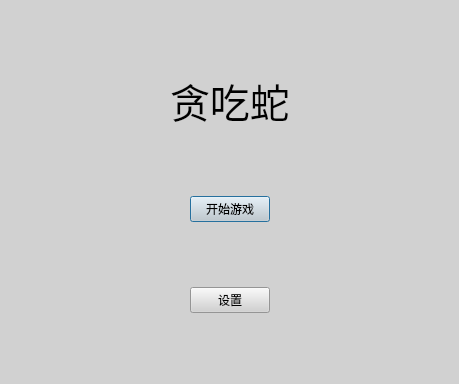
<?xml version="1.0" encoding="UTF-8"?>
<ui version="4.0">
 <class>StartPage</class>
 <widget class="QDialog" name="StartPage">
  <property name="geometry">
   <rect>
    <x>0</x>
    <y>0</y>
    <width>459</width>
    <height>384</height>
   </rect>
  </property>
  <property name="windowTitle">
   <string>Dialog</string>
  </property>
  <property name="styleSheet">
   <string notr="true">background-color: rgb(209, 209, 209);</string>
  </property>
  <layout class="QVBoxLayout" name="verticalLayout_2">
   <item>
    <layout class="QVBoxLayout" name="verticalLayout">
     <item>
      <spacer name="verticalSpacer_2">
       <property name="orientation">
        <enum>Qt::Vertical</enum>
       </property>
       <property name="sizeHint" stdset="0">
        <size>
         <width>20</width>
         <height>48</height>
        </size>
       </property>
      </spacer>
     </item>
     <item>
      <layout class="QHBoxLayout" name="horizontalLayout">
       <item>
        <spacer name="horizontalSpacer">
         <property name="orientation">
          <enum>Qt::Horizontal</enum>
         </property>
         <property name="sizeHint" stdset="0">
          <size>
           <width>118</width>
           <height>20</height>
          </size>
         </property>
        </spacer>
       </item>
       <item>
        <widget class="QLabel" name="label">
         <property name="font">
          <font>
           <pointsize>30</pointsize>
          </font>
         </property>
         <property name="styleSheet">
          <string notr="true">background-color: transparent;</string>
         </property>
         <property name="text">
          <string>贪吃蛇</string>
         </property>
        </widget>
       </item>
       <item>
        <spacer name="horizontalSpacer_2">
         <property name="orientation">
          <enum>Qt::Horizontal</enum>
         </property>
         <property name="sizeHint" stdset="0">
          <size>
           <width>148</width>
           <height>20</height>
          </size>
         </property>
        </spacer>
       </item>
      </layout>
     </item>
     <item>
      <spacer name="verticalSpacer">
       <property name="orientation">
        <enum>Qt::Vertical</enum>
       </property>
       <property name="sizeHint" stdset="0">
        <size>
         <width>20</width>
         <height>60</height>
        </size>
       </property>
      </spacer>
     </item>
     <item>
      <layout class="QHBoxLayout" name="horizontalLayout_2">
       <item>
        <spacer name="horizontalSpacer_3">
         <property name="orientation">
          <enum>Qt::Horizontal</enum>
         </property>
         <property name="sizeHint" stdset="0">
          <size>
           <width>148</width>
           <height>20</height>
          </size>
         </property>
        </spacer>
       </item>
       <item>
        <widget class="QPushButton" name="pushButton">
         <property name="text">
          <string>开始游戏</string>
         </property>
        </widget>
       </item>
       <item>
        <spacer name="horizontalSpacer_4">
         <property name="orientation">
          <enum>Qt::Horizontal</enum>
         </property>
         <property name="sizeHint" stdset="0">
          <size>
           <width>158</width>
           <height>20</height>
          </size>
         </property>
        </spacer>
       </item>
      </layout>
     </item>
     <item>
      <spacer name="verticalSpacer_3">
       <property name="orientation">
        <enum>Qt::Vertical</enum>
       </property>
       <property name="sizeHint" stdset="0">
        <size>
         <width>20</width>
         <height>48</height>
        </size>
       </property>
      </spacer>
     </item>
     <item>
      <layout class="QHBoxLayout" name="horizontalLayout_3">
       <item>
        <spacer name="horizontalSpacer_5">
         <property name="orientation">
          <enum>Qt::Horizontal</enum>
         </property>
         <property name="sizeHint" stdset="0">
          <size>
           <width>158</width>
           <height>20</height>
          </size>
         </property>
        </spacer>
       </item>
       <item>
        <widget class="QPushButton" name="pushButton_2">
         <property name="text">
          <string>设置</string>
         </property>
        </widget>
       </item>
       <item>
        <spacer name="horizontalSpacer_6">
         <property name="orientation">
          <enum>Qt::Horizontal</enum>
         </property>
         <property name="sizeHint" stdset="0">
          <size>
           <width>168</width>
           <height>20</height>
          </size>
         </property>
        </spacer>
       </item>
      </layout>
     </item>
     <item>
      <spacer name="verticalSpacer_4">
       <property name="orientation">
        <enum>Qt::Vertical</enum>
       </property>
       <property name="sizeHint" stdset="0">
        <size>
         <width>20</width>
         <height>38</height>
        </size>
       </property>
      </spacer>
     </item>
    </layout>
   </item>
  </layout>
 </widget>
 <resources/>
 <connections/>
</ui>
